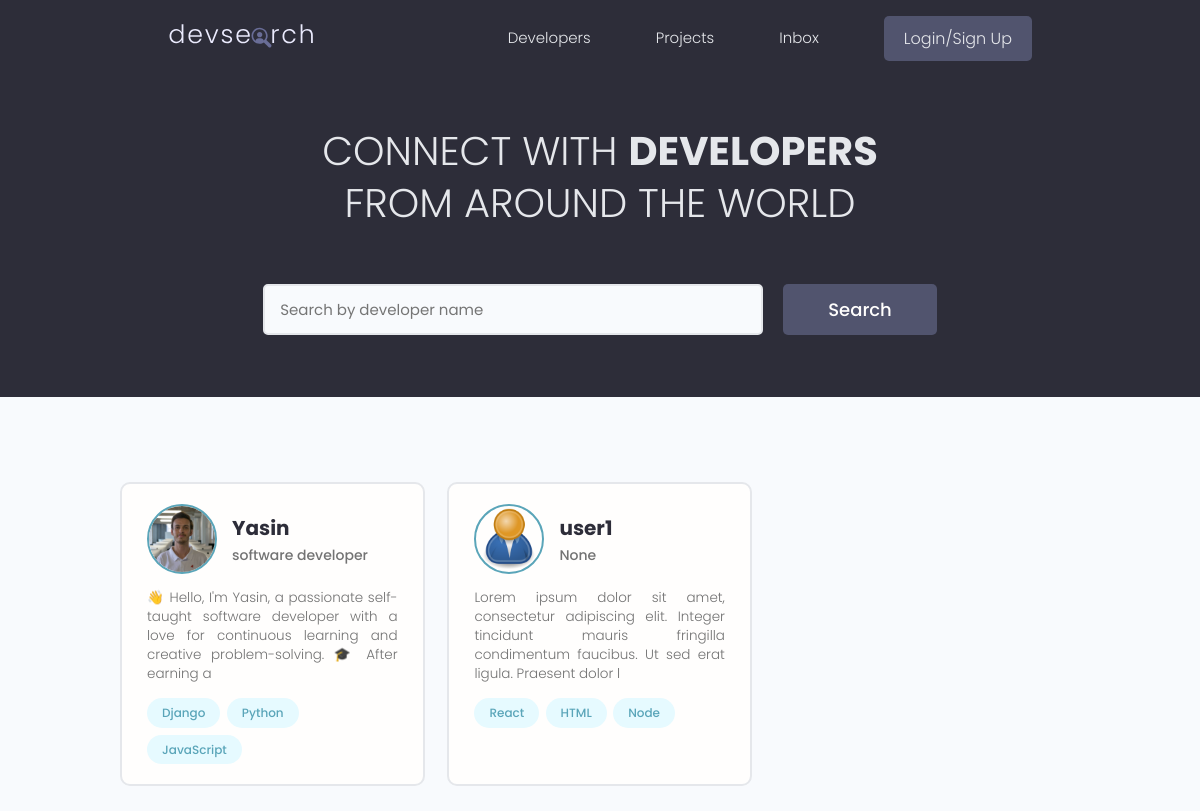
The app's page /, older data.
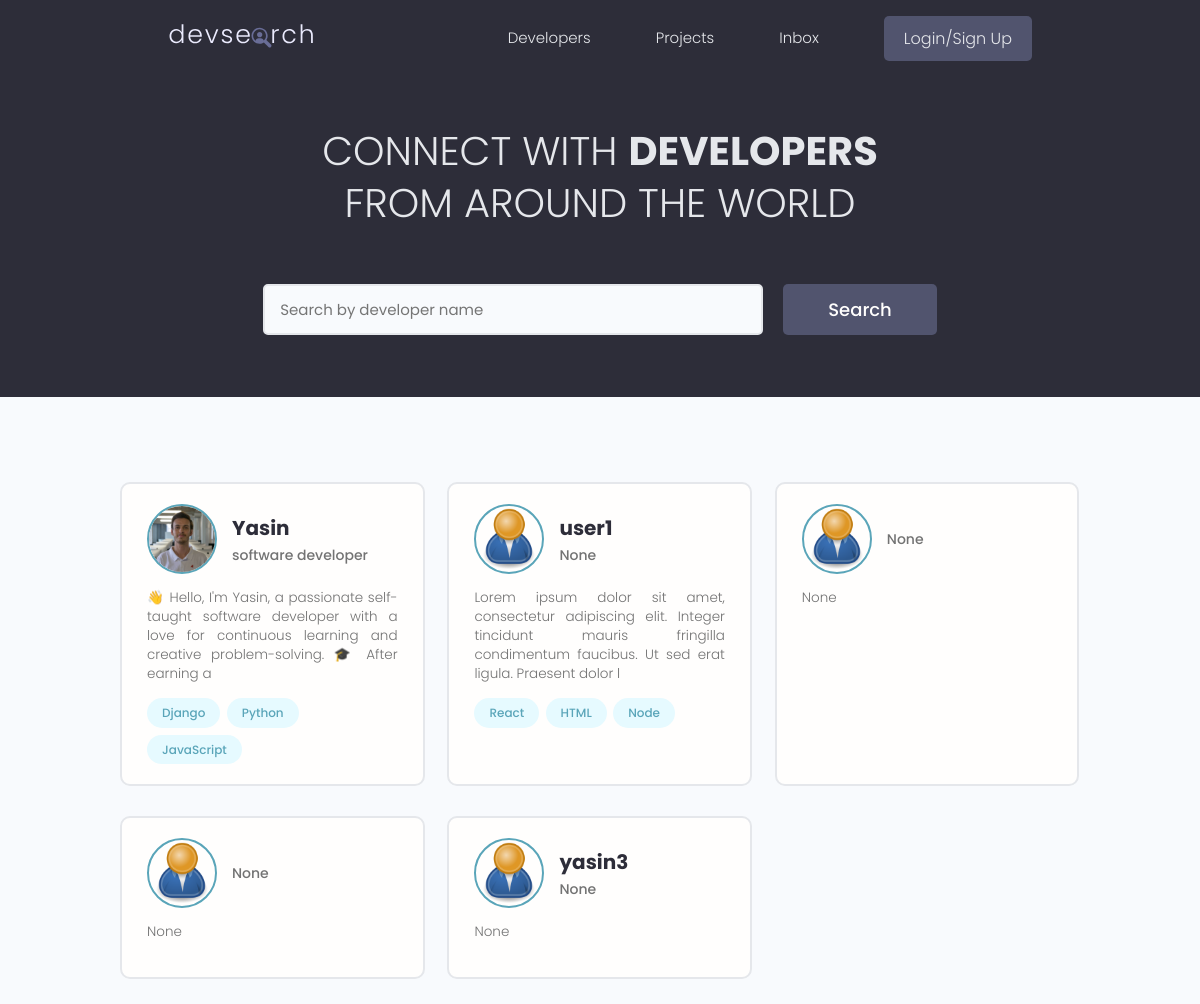
The same page, newer data.
### users/models.py (models this page shows, shortened)
class Profile(models.Model):
    user = models.OneToOneField(User, on_delete=models.CASCADE, null=True, blank=True)
    name = models.CharField(max_length=200, null=True, blank=True)
    email = models.EmailField(max_length=500, null=True, blank=True)
    username = models.CharField(max_length=200, null=True, blank=True)
    location = models.CharField(max_length=200, null=True, blank=True)
    short_intro = models.CharField(max_length=200, null=True, blank=True)
    bio = models.TextField(null=True, blank=True)
    profile_image = models.ImageField(null=True, blank=True, upload_to="profiles/", default="profiles/user-default.png")
    social_github = models.CharField(max_length=200, null=True, blank=True)
    social_twitter = models.CharField(max_length=200, null=True, blank=True)
    social_linkedin = models.CharField(max_length=200, null=True, blank=True)
    social_youtube= models.CharField(max_length=200, null=True, blank=True)
    social_website = models.CharField(max_length=200, null=True, blank=True)
    created = models.DateTimeField(auto_now_add=True)
    id = models.UUIDField(default=uuid.uuid4, unique=True, primary_key=True, editable=False)

class Skill(models.Model):
    owner = models.ForeignKey(Profile, on_delete=models.CASCADE, null=True, blank=True)
    name = models.CharField(max_length=200, null=True, blank=True)
    description = models.TextField(null=True, blank=True)
    created = models.DateTimeField(auto_now_add=True)
    id = models.UUIDField(default=uuid.uuid4, unique=True, primary_key=True, editable=False)
    def __str__(self):
        return str(self.name)

### users/views.py (the view)
# urls.py: path('', views.profiles, name="profiles"),
def profiles(request):
    profiles = Profile.objects.all()
    context = {'profiles': profiles}
    return render(request,'users/profiles.html', context)

### users/templates/users/profiles.html (shortened to what this page needs)
{% extends 'main.html' %}
{% block content %}
 <main class="home">
    <section class="hero-section text-center">
      <div class="container container--narrow">
        <div class="hero-section__box">
          <h2>CONNECT WITH <span>DEVELOPERS</span></h2>
          <h2>FROM AROUND THE WORLD</h2>
        </div>
        <div class="hero-section__search">
          <form class="form" action="#" method="get">
            <div class="form__field">
              <input class="input input--text" id="formInput#search" type="text" name="text"
                placeholder="Search by developer name" />
            </div>
            <input class="btn btn--sub btn--lg" type="submit" value="Search" />
          </form>
        </div>
      </div>
    </section>
    <section class="devlist">
      <div class="container">
        <div class="grid grid--three">
        {% for profile in profiles %}
          <div class="column card">
            <div class="dev">
              <a href="{% url 'user-profile' profile.id %}" class="card__body">
                <div class="dev__profile">
                  <img class="avatar avatar--md" src="{{ profile.profile_image.url }}" alt="image" />
                  <div class="dev__meta">
                    <h3>{{profile.name}}</h3>
                    <h5>{{profile.short_intro|slice:"60"}}</h5>
                  </div>
                </div>
                <p class="dev__info">
                 {{ profile.bio|slice:"150"}}
                </p>
                <div class="dev__skills">
                    {% for skill in profile.skill_set.all|slice:"3"%}
                    <span class="tag tag--pill tag--main">
                        <small>{{skill}}</small>
                      </span>
                    {% endfor %}
                </div>
              </a>
            </div>
          </div>
          {% endfor %}
        </div>
      </div>
    </section>
  </main>
{% endblock %}

### templates/main.html (shortened to what this page needs)
<!DOCTYPE html>
{% load static %}
<html lang="en">
<head>
  <link rel="stylesheet" href="https://cdn.iconmonstr.com/1.3.0/css/iconmonstr-iconic-font.min.css" />
  <link rel="stylesheet" href="{% static 'uikit/styles/uikit.css' %}" />
  <link rel="stylesheet" href="{% static 'styles/app.css' %}" />
  <link rel="stylesheet" href="https://cdnjs.cloudflare.com/ajax/libs/font-awesome/4.7.0/css/font-awesome.min.css">
</head>
<body>
    {% include 'navbar.html' %}
    {% block content %}
    {% endblock content %}
</body>
</html>

### templates/navbar.html (shortened to what this page needs)
{% load static %}
 <header class="header">
    <div class="container container--narrow">
      <a href="{% url 'profiles' %}" class="header__logo">
        <img src="{% static 'images/logo.svg' %}" alt="DevSearch Logo" />
      </a>
      <nav class="header__nav">
        <ul class="header__menu">
          <li class="header__menuItem"><a href="{% url 'profiles' %}">Developers</a></li>
          <li class="header__menuItem"><a href="{% url 'projects' %}">Projects</a></li>
          <li class="header__menuItem"><a href="">Inbox</a></li>
        {% if request.user.is_authenticated %}
        <li class="header__menuItem"><a href="{% url 'account' %}" class="btn btn--sub">Account</a></li>
        <li class="header__menuItem"><a href="{% url 'logout' %}" class="btn btn--sub">Logout</a></li>
        {% else %}
        <li class="header__menuItem"><a href="{% url 'login' %}" class="btn btn--sub">Login/Sign Up</a></li>
        {% endif %}
        </ul>
      </nav>
    </div>
  </header>

### static/styles/app.css (style rules this page uses)
:root { --color-sub: #2d2d39; }
.btn--sub { background-color: var(--color-sub-light); }
.card { border: 2px solid var(--color-light); }
img { width: 100%; }
.header { position: sticky; z-index: 111; background-color: var(--color-sub); padding: 1.5rem 0; }
.header > .container { display: flex; justify-content: space-between; align-items: center; }
.header__logo > img { height: 3.8rem; }
.header__nav > ul { display: inline-flex; align-items: center; list-style: none; gap: 6.5rem; }
.header__menuItem > a { color: var(--color-light); font-weight: 300; }
.hero-section { height: 40vh; display: flex; align-items: center; background-color: var(--color-sub); }
.hero-section__box { margin-bottom: 4rem; }
.hero-section__box > h2, .hero-section__box > h2 > span { font-size: 4rem; color: var(--color-light); line-height: 1.3; text-transform: uppercase; }
.hero-section__box > h2 { font-weight: 300; }
.hero-section__box > h2 > span { font-weight: 700; }
.hero-section__search > .form { display: flex; align-items: center; justify-content: center; gap: 2rem; }
.hero-section__search > .form input.input--text { width: 50rem; }
.devlist { margin-top: 8rem; }
.devlist .grid { align-items: stretch; }
.devlist .dev .dev__profile { display: flex; align-items: center; gap: 1.5rem; }
.devlist .dev .dev__meta h3 { color: var(--color-sub); font-size: 2rem; font-weight: 700; }
.devlist .dev .dev__meta h5 { color: var(--color-text); font-size: 1.4rem; font-weight: 500; }
.devlist .dev .dev__info { margin: 1.5rem 0; font-size: 1.35rem; line-height: 1.4; text-align: justify; }

### static/uikit/styles/modules/_variables.css (style rules this page uses)
:root { --color-main: #5aa5b9; --color-main-light: #e6faff; --color-sub: #3f4156; --color-sub-light: #51546e; --color-sub-lighter: #ededfd; --color-text: #737373; --color-gray: #8b8b8b; --color-light: #e5e7eb; --color-light-gray: #767676; --color-bg: #f8fafd; --color-white: #fffefd; --color-white-light: #f3f3f3; --color-success: #359e64; --color-success-bg: #def8e8; --color-error: #fc4b0b; --color-error-bg: #fff2ee; --font-base: 'Poppins', arial, helvetica, 'Segoe UI', roboto, ubuntu, sans-serif; --font-monospace: 'Fira Code', 'Courier New', courier, monospace; --font-regular: 300; --font-medium: 500; --font-bold: 700; --generic-shadow: 1px 1px 5px #00000010; --generic-transition: all 0.3s ease-in-out; }

### static/uikit/styles/modules/_base.css (style rules this page uses)
* { margin: 0; padding: 0; box-sizing: border-box; text-rendering: optimizeLegibility; color: inherit; font-size: inherit; }
html { font-size: 50%; }
@media only screen and (min-width: 480px) { html { font-size: 56.25%; } }
@media only screen and (min-width: 1200px) { html { font-size: 62.5%; } }
body { line-height: 1.6; font-weight: 400; font-size: 1.5rem; color: var(--color-text); background-color: var(--color-bg); min-height: 100vh; }

### static/uikit/styles/modules/_typography.css (style rules this page uses)
* { font-family: var(--font-base); }
h2 { font-size: 3.6rem; font-weight: var(--font-bold); }
h3 { font-size: 3.2rem; font-weight: var(--font-medium); }
h5 { font-size: 2.4rem; font-weight: var(--font-medium); }
h5, h6 { font-weight: var(--font-regular); }
p, span, strong { font-size: 1.6rem; color: var(--color-text); font-weight: var(--font-regular); }
a { padding-bottom: 2px; text-decoration: none; display: inline-block; color: var(--color-main); font-weight: var(--font-medium); }

### static/uikit/styles/modules/_utilities.css (style rules this page uses)
.container { width: 92%; max-width: 165rem; margin: 0 auto; box-sizing: border-box; }
.container--narrow { width: 92%; max-width: 120rem; }
@media screen and (min-width: 1000px) { .container { width: 90%; } }
@media screen and (min-width: 1000px) { .container--narrow { width: 85%; } }
@media screen and (min-width: 1200px) { .container { width: 80%; } }
@media screen and (min-width: 1200px) { .container--narrow { width: 72%; } }
.text-center { text-align: center; }

### static/uikit/styles/modules/_avatar.css (style rules this page uses)
.avatar { border-radius: 50%; border: 2px solid var(--color-main); object-fit: cover; }
.avatar--md { height: 7rem; width: 7rem; }

### static/uikit/styles/modules/_button.css (style rules this page uses)
.btn { display: inline-block; position: relative; cursor: pointer; background-color: var(--color-light); font-weight: var(--font-medium); color: var(--color-sub); text-decoration: none; padding: 1rem 2rem; border-radius: 0.5rem; border: none; width: -webkit-fit-content; width: -moz-fit-content; width: fit-content; height: -webkit-fit-content; height: -moz-fit-content; height: fit-content; font-size: 1.6rem; outline-width: 0; outline-color: transparent; -webkit-backface-visibility: hidden; backface-visibility: hidden; transition: all 0.3s ease-in-out; }
.btn--sub { background-color: var(--color-sub); color: var(--color-white); }
.btn--lg { font-size: 1.8rem; padding: 1.2rem 4.5rem; }

Row changes from the older to the newer data that the page shows:
added Profile: profile_image (placeholder picture), short_intro "None", bio "None"
added Profile: profile_image (placeholder picture), short_intro "None", bio "None"
added Profile: profile_image (placeholder picture), name "yasin3", short_intro "None", bio "None"
